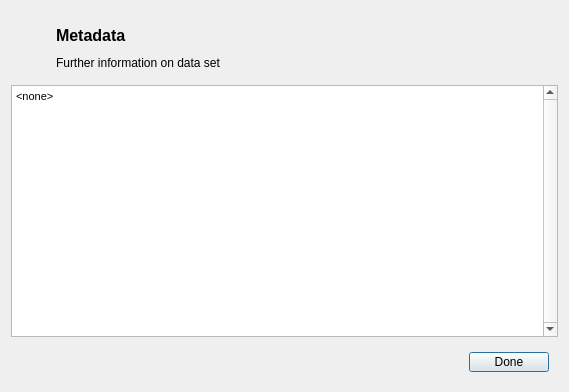
<?xml version="1.0" encoding="UTF-8"?>
<ui version="4.0">
 <class>MetadataDialog</class>
 <widget class="QDialog" name="MetadataDialog">
  <property name="geometry">
   <rect>
    <x>0</x>
    <y>0</y>
    <width>569</width>
    <height>392</height>
   </rect>
  </property>
  <property name="windowTitle">
   <string>Project Log</string>
  </property>
  <property name="windowIcon">
   <iconset>
    <normaloff>../../../../../ubeatsicon.ico</normaloff>../../../../../ubeatsicon.ico</iconset>
  </property>
  <layout class="QVBoxLayout" name="verticalLayout">
   <item>
    <widget class="QWidget" name="header" native="true">
     <layout class="QGridLayout" name="gridLayout_2">
      <item row="0" column="0">
       <widget class="QLabel" name="title_logo">
        <property name="minimumSize">
         <size>
          <width>30</width>
          <height>30</height>
         </size>
        </property>
        <property name="maximumSize">
         <size>
          <width>30</width>
          <height>30</height>
         </size>
        </property>
        <property name="text">
         <string/>
        </property>
        <property name="pixmap">
         <pixmap resource="graphics/ubeats.qrc">:/icons/map-icon.png</pixmap>
        </property>
        <property name="scaledContents">
         <bool>true</bool>
        </property>
       </widget>
      </item>
      <item row="0" column="1">
       <widget class="QLabel" name="title">
        <property name="minimumSize">
         <size>
          <width>0</width>
          <height>30</height>
         </size>
        </property>
        <property name="font">
         <font>
          <pointsize>12</pointsize>
          <weight>75</weight>
          <bold>true</bold>
         </font>
        </property>
        <property name="text">
         <string>Metadata</string>
        </property>
       </widget>
      </item>
      <item row="1" column="1">
       <widget class="QLabel" name="subtitle">
        <property name="text">
         <string>Further information on data set</string>
        </property>
       </widget>
      </item>
     </layout>
    </widget>
   </item>
   <item>
    <widget class="QTextEdit" name="metadataView">
     <property name="verticalScrollBarPolicy">
      <enum>Qt::ScrollBarAlwaysOn</enum>
     </property>
     <property name="readOnly">
      <bool>true</bool>
     </property>
     <property name="html">
      <string>&lt;!DOCTYPE HTML PUBLIC &quot;-//W3C//DTD HTML 4.0//EN&quot; &quot;http://www.w3.org/TR/REC-html40/strict.dtd&quot;&gt;
&lt;html&gt;&lt;head&gt;&lt;meta name=&quot;qrichtext&quot; content=&quot;1&quot; /&gt;&lt;style type=&quot;text/css&quot;&gt;
p, li { white-space: pre-wrap; }
&lt;/style&gt;&lt;/head&gt;&lt;body style=&quot; font-family:'MS Shell Dlg 2'; font-size:8.25pt; font-weight:400; font-style:normal;&quot;&gt;
&lt;p style=&quot; margin-top:0px; margin-bottom:0px; margin-left:0px; margin-right:0px; -qt-block-indent:0; text-indent:0px;&quot;&gt;&lt;span style=&quot; font-size:8pt;&quot;&gt;&amp;lt;none&amp;gt;&lt;/span&gt;&lt;/p&gt;&lt;/body&gt;&lt;/html&gt;</string>
     </property>
    </widget>
   </item>
   <item>
    <widget class="QWidget" name="footer" native="true">
     <property name="minimumSize">
      <size>
       <width>0</width>
       <height>38</height>
      </size>
     </property>
     <property name="maximumSize">
      <size>
       <width>16777215</width>
       <height>38</height>
      </size>
     </property>
     <layout class="QHBoxLayout" name="horizontalLayout_2">
      <item>
       <spacer name="horizontalSpacer">
        <property name="orientation">
         <enum>Qt::Horizontal</enum>
        </property>
        <property name="sizeHint" stdset="0">
         <size>
          <width>40</width>
          <height>20</height>
         </size>
        </property>
       </spacer>
      </item>
      <item>
       <widget class="QPushButton" name="done_button">
        <property name="text">
         <string>Done</string>
        </property>
       </widget>
      </item>
     </layout>
    </widget>
   </item>
  </layout>
 </widget>
 <tabstops>
  <tabstop>metadataView</tabstop>
  <tabstop>done_button</tabstop>
 </tabstops>
 <resources>
  <include location="graphics/ubeats.qrc"/>
 </resources>
 <connections/>
</ui>
